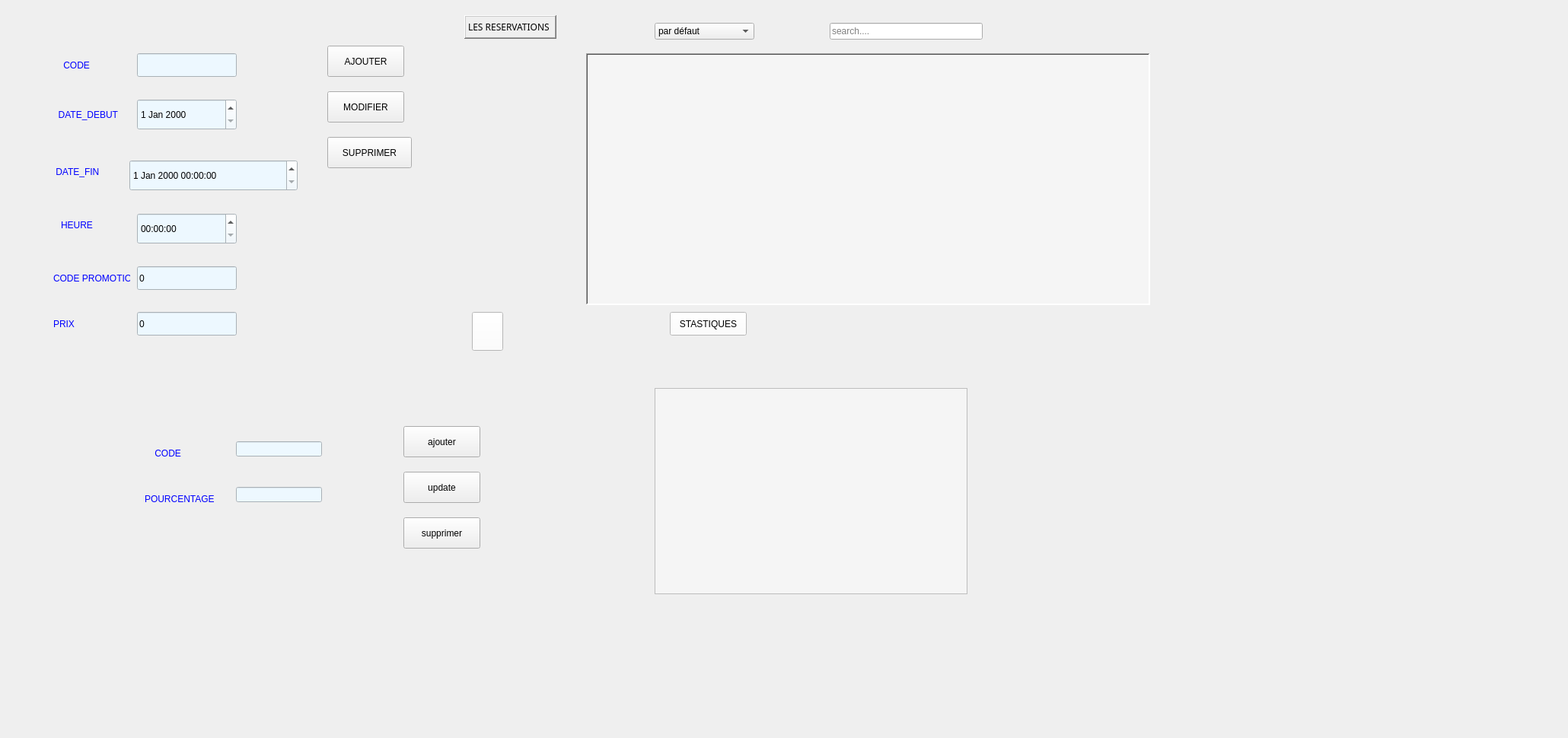
      <widget class="QWidget" name="tab_5">
       <attribute name="icon">
        <iconset>
         <normaloff>../../Users/amin2/Downloads/2460877.png</normaloff>../../Users/amin2/Downloads/2460877.png</iconset>
       </attribute>
       <attribute name="title">
        <string>RESERVATIONS</string>
       </attribute>
       <widget class="QLabel" name="label_15">
        <property name="geometry">
         <rect>
          <x>0</x>
          <y>20</y>
          <width>2051</width>
          <height>941</height>
         </rect>
        </property>
        <property name="text">
         <string/>
        </property>
        <property name="pixmap">
         <pixmap>../../Users/amin2/Downloads/385544289_2684170265070802_1348536475762940896_n.png</pixmap>
        </property>
        <property name="scaledContents">
         <bool>true</bool>
        </property>
       </widget>
       <widget class="QLineEdit" name="prix_reservations">
        <property name="geometry">
         <rect>
          <x>180</x>
          <y>410</y>
          <width>131</width>
          <height>31</height>
         </rect>
        </property>
        <property name="styleSheet">
         <string notr="true">background-color: rgb(237, 248, 255);</string>
        </property>
        <property name="text">
         <string>0</string>
        </property>
       </widget>
       <widget class="QPushButton" name="pushButton_2_reservations">
        <property name="geometry">
         <rect>
          <x>620</x>
          <y>410</y>
          <width>41</width>
          <height>51</height>
         </rect>
        </property>
        <property name="styleSheet">
         <string notr="true">background-color: rgb(255, 255, 255);</string>
        </property>
        <property name="text">
         <string/>
        </property>
        <property name="icon">
         <iconset>
          <normaloff>:/new/prefix1/iconpdf.png</normaloff>:/new/prefix1/iconpdf.png</iconset>
        </property>
        <property name="iconSize">
         <size>
          <width>50</width>
          <height>50</height>
         </size>
        </property>
       </widget>
       <widget class="QPushButton" name="pb_ajouter_reservations">
        <property name="geometry">
         <rect>
          <x>430</x>
          <y>60</y>
          <width>101</width>
          <height>41</height>
         </rect>
        </property>
        <property name="cursor">
         <cursorShape>PointingHandCursor</cursorShape>
        </property>
        <property name="text">
         <string>AJOUTER</string>
        </property>
        <property name="icon">
         <iconset>
          <normaloff>:/new/prefix1/ajouter.png</normaloff>:/new/prefix1/ajouter.png</iconset>
        </property>
        <property name="iconSize">
         <size>
          <width>30</width>
          <height>30</height>
         </size>
        </property>
       </widget>
       <widget class="QLabel" name="label_6_reservations">
        <property name="geometry">
         <rect>
          <x>80</x>
          <y>280</y>
          <width>61</width>
          <height>31</height>
         </rect>
        </property>
        <property name="styleSheet">
         <string notr="true">color: #0000FF;</string>
        </property>
        <property name="text">
         <string>HEURE</string>
        </property>
       </widget>
       <widget class="QLabel" name="label_28_reservations">
        <property name="geometry">
         <rect>
          <x>70</x>
          <y>410</y>
          <width>101</width>
          <height>31</height>
         </rect>
        </property>
        <property name="maximumSize">
         <size>
          <width>101</width>
          <height>16777215</height>
         </size>
        </property>
        <property name="styleSheet">
         <string notr="true">color: #0000FF;</string>
        </property>
        <property name="text">
         <string>PRIX</string>
        </property>
       </widget>
       <widget class="QLabel" name="label_4_reservations">
        <property name="geometry">
         <rect>
          <x>70</x>
          <y>70</y>
          <width>71</width>
          <height>31</height>
         </rect>
        </property>
        <property name="styleSheet">
         <string notr="true">color: #0000FF;</string>
        </property>
        <property name="text">
         <string>    CODE </string>
        </property>
       </widget>
       <widget class="QTableView" name="tab_reservation">
        <property name="geometry">
         <rect>
          <x>770</x>
          <y>70</y>
          <width>741</width>
          <height>331</height>
         </rect>
        </property>
        <property name="cursor" stdset="0">
         <cursorShape>PointingHandCursor</cursorShape>
        </property>
        <property name="styleSheet">
         <string notr="true">QPushButton
{
	border:none;
	
	font: 75 28pt &quot;Arial&quot;;

}
QTableView {
    background-color: #f5f5f5; /* Set the background color */
    alternate-background-color: #e0e0e0; /* Set the alternate row background color */
    selection-background-color: #a8d8ea; /* Set the selection background color */
    selection-color: #333; /* Set the selection text color */
    gridline-color: #ccc; /* Set the color of gridlines */
}

QHeaderView::section {
    background-color: #4CAF50; /* Set the header background color */
    color: white; /* Set the header text color */
    padding: 5px; /* Add some padding to the header */
    border: 1px solid #ddd; /* Add a border to the header */
}

QTableView::item {
    padding: 5px; /* Add some padding to the table cells */
}

QTableView::item:selected {
    background-color: #a8d8ea; /* Set the background color of selected cells */
}

QTableView::item:hover {
    background-color: #d4e9f8; /* Set the background color of cells on hover */
}

QScrollBar:vertical {
    border: 1px solid #ddd; /* Add a border to the vertical scrollbar */
    background: #f5f5f5; /* Set the background color of the scrollbar */
    width: 10px; /* Set the width of the scrollbar */
}

QScrollBar::handle:vertical {
    background: #4CAF50; /* Set the color of the handle in the vertical scrollbar */
}

QScrollBar::add-line:vertical,
QScrollBar::sub-line:vertical {
    border: 1px solid #ddd; /* Add a border to the buttons in the vertical scrollbar */
    height: 10px; /* Set the height of the buttons in the vertical scrollbar */
    subcontrol-position: top; /* Position the buttons at the top of the vertical scrollbar */
    subcontrol-origin: margin; /* Set the origin of the buttons to the margin of the scrollbar */
}

QScrollBar:horizontal {
    border: 1px solid #ddd; /* Add a border to the horizontal scrollbar */
    background: #f5f5f5; /* Set the background color of the scrollbar */
    height: 10px; /* Set the height of the scrollbar */
}

QScrollBar::handle:horizontal {
    background: #4CAF50; /* Set the color of the handle in the horizontal scrollbar */
}

QScrollBar::add-line:horizontal,
QScrollBar::sub-line:horizontal {
    border: 1px solid #ddd; /* Add a border to the buttons in the horizontal scrollbar */
    width: 10px; /* Set the width of the buttons in the horizontal scrollbar */
    subcontrol-position: left; /* Position the buttons on the left side of the horizontal scrollbar */
    subcontrol-origin: margin; /* Set the origin of the buttons to the margin of the scrollbar */
}</string>
        </property>
        <property name="frameShape">
         <enum>QFrame::WinPanel</enum>
        </property>
        <property name="frameShadow">
         <enum>QFrame::Sunken</enum>
        </property>
       </widget>
       <widget class="QLabel" name="label_5_reservations">
        <property name="geometry">
         <rect>
          <x>70</x>
          <y>140</y>
          <width>101</width>
          <height>21</height>
         </rect>
        </property>
        <property name="styleSheet">
         <string notr="true">color: #0000FF;</string>
        </property>
        <property name="text">
         <string>  DATE_DEBUT</string>
        </property>
       </widget>
       <widget class="QPushButton" name="pb_supprimer_reservations">
        <property name="geometry">
         <rect>
          <x>430</x>
          <y>180</y>
          <width>111</width>
          <height>41</height>
         </rect>
        </property>
        <property name="cursor">
         <cursorShape>PointingHandCursor</cursorShape>
        </property>
        <property name="text">
         <string>SUPPRIMER</string>
        </property>
        <property name="icon">
         <iconset>
          <normaloff>:/new/prefix1/icon_supp-removebg-preview.png</normaloff>:/new/prefix1/icon_supp-removebg-preview.png</iconset>
        </property>
        <property name="iconSize">
         <size>
          <width>30</width>
          <height>30</height>
         </size>
        </property>
       </widget>
       <widget class="QDateTimeEdit" name="le_date_2_reservations">
        <property name="geometry">
         <rect>
          <x>170</x>
          <y>210</y>
          <width>221</width>
          <height>41</height>
         </rect>
        </property>
        <property name="styleSheet">
         <string notr="true">background-color: rgb(237, 248, 255);</string>
        </property>
       </widget>
       <widget class="QLineEdit" name="le_code_reservations">
        <property name="geometry">
         <rect>
          <x>180</x>
          <y>70</y>
          <width>131</width>
          <height>31</height>
         </rect>
        </property>
        <property name="styleSheet">
         <string notr="true">background-color: rgb(237, 248, 255);</string>
        </property>
       </widget>
       <widget class="QLabel" name="label_9_reservations">
        <property name="geometry">
         <rect>
          <x>610</x>
          <y>20</y>
          <width>121</width>
          <height>31</height>
         </rect>
        </property>
        <property name="font">
         <font>
          <family>Old Antic Outline</family>
         </font>
        </property>
        <property name="mouseTracking">
         <bool>false</bool>
        </property>
        <property name="frameShape">
         <enum>QFrame::WinPanel</enum>
        </property>
        <property name="frameShadow">
         <enum>QFrame::Raised</enum>
        </property>
        <property name="text">
         <string>LES RESERVATIONS</string>
        </property>
       </widget>
       <widget class="QLineEdit" name="code_reservations">
        <property name="geometry">
         <rect>
          <x>180</x>
          <y>350</y>
          <width>131</width>
          <height>31</height>
         </rect>
        </property>
        <property name="styleSheet">
         <string notr="true">background-color: rgb(237, 248, 255);</string>
        </property>
        <property name="text">
         <string>0</string>
        </property>
       </widget>
       <widget class="QLabel" name="label_8_reservations">
        <property name="geometry">
         <rect>
          <x>60</x>
          <y>210</y>
          <width>101</width>
          <height>31</height>
         </rect>
        </property>
        <property name="styleSheet">
         <string notr="true">color: #0000FF;</string>
        </property>
        <property name="text">
         <string>    DATE_FIN</string>
        </property>
       </widget>
       <widget class="QTimeEdit" name="le_heure_reservations">
        <property name="geometry">
         <rect>
          <x>180</x>
          <y>280</y>
          <width>131</width>
          <height>41</height>
         </rect>
        </property>
        <property name="styleSheet">
         <string notr="true">background-color: rgb(237, 248, 255);</string>
        </property>
       </widget>
       <widget class="QLabel" name="label_7_reservations">
        <property name="geometry">
         <rect>
          <x>70</x>
          <y>350</y>
          <width>101</width>
          <height>31</height>
         </rect>
        </property>
        <property name="styleSheet">
         <string notr="true">color: #0000FF;</string>
        </property>
        <property name="text">
         <string>CODE PROMOTION</string>
        </property>
       </widget>
       <widget class="QPushButton" name="pb_modify_reservations">
        <property name="geometry">
         <rect>
          <x>430</x>
          <y>120</y>
          <width>101</width>
          <height>41</height>
         </rect>
        </property>
        <property name="cursor">
         <cursorShape>PointingHandCursor</cursorShape>
        </property>
        <property name="text">
         <string>MODIFIER</string>
        </property>
        <property name="icon">
         <iconset>
          <normaloff>:/new/prefix1/modifier.png</normaloff>:/new/prefix1/modifier.png</iconset>
        </property>
        <property name="iconSize">
         <size>
          <width>30</width>
          <height>30</height>
         </size>
        </property>
       </widget>
       <widget class="QDateEdit" name="le_date_reservations">
        <property name="geometry">
         <rect>
          <x>180</x>
          <y>130</y>
          <width>131</width>
          <height>41</height>
         </rect>
        </property>
        <property name="styleSheet">
         <string notr="true">background-color: rgb(237, 248, 255);</string>
        </property>
       </widget>
       <widget class="QPushButton" name="pushButton_stat_reservations">
        <property name="geometry">
         <rect>
          <x>880</x>
          <y>410</y>
          <width>101</width>
          <height>31</height>
         </rect>
        </property>
        <property name="styleSheet">
         <string notr="true">background-color: rgb(255, 255, 255);</string>
        </property>
        <property name="text">
         <string>STASTIQUES</string>
        </property>
        <property name="icon">
         <iconset>
          <normaloff>:/new/prefix1/logo/images-removebg-preview.png</normaloff>:/new/prefix1/logo/images-removebg-preview.png</iconset>
        </property>
        <property name="iconSize">
         <size>
          <width>30</width>
          <height>30</height>
         </size>
        </property>
       </widget>
       <widget class="QLineEdit" name="POURCENTAGE_reservations">
        <property name="geometry">
         <rect>
          <x>310</x>
          <y>640</y>
          <width>113</width>
          <height>20</height>
         </rect>
        </property>
        <property name="styleSheet">
         <string notr="true">background-color: rgb(237, 248, 255);</string>
        </property>
       </widget>
       <widget class="QLabel" name="label_27_reservations">
        <property name="geometry">
         <rect>
          <x>190</x>
          <y>580</y>
          <width>71</width>
          <height>31</height>
         </rect>
        </property>
        <property name="styleSheet">
         <string notr="true">color: #0000FF;</string>
        </property>
        <property name="text">
         <string>    CODE </string>
        </property>
       </widget>
       <widget class="QPushButton" name="pushButton_9_reservations">
        <property name="geometry">
         <rect>
          <x>530</x>
          <y>680</y>
          <width>101</width>
          <height>41</height>
         </rect>
        </property>
        <property name="text">
         <string>supprimer</string>
        </property>
        <property name="icon">
         <iconset>
          <normaloff>:/new/prefix1/icon_supp-removebg-preview.png</normaloff>:/new/prefix1/icon_supp-removebg-preview.png</iconset>
        </property>
        <property name="iconSize">
         <size>
          <width>30</width>
          <height>30</height>
         </size>
        </property>
       </widget>
       <widget class="QPushButton" name="pushButton_8_reservations">
        <property name="geometry">
         <rect>
          <x>530</x>
          <y>620</y>
          <width>101</width>
          <height>41</height>
         </rect>
        </property>
        <property name="text">
         <string>update</string>
        </property>
        <property name="icon">
         <iconset>
          <normaloff>:/new/prefix1/modifier.png</normaloff>:/new/prefix1/modifier.png</iconset>
        </property>
        <property name="iconSize">
         <size>
          <width>30</width>
          <height>30</height>
         </size>
        </property>
       </widget>
       <widget class="QLineEdit" name="codepromor_reservations">
        <property name="geometry">
         <rect>
          <x>310</x>
          <y>580</y>
          <width>113</width>
          <height>20</height>
         </rect>
        </property>
        <property name="styleSheet">
         <string notr="true">background-color: rgb(237, 248, 255);</string>
        </property>
       </widget>
       <widget class="QTableView" name="tab_promo">
        <property name="geometry">
         <rect>
          <x>860</x>
          <y>510</y>
          <width>411</width>
          <height>271</height>
         </rect>
        </property>
        <property name="styleSheet">
         <string notr="true">QPushButton
{
	border:none;
	
	font: 75 28pt &quot;Arial&quot;;

}
QTableView {
    background-color: #f5f5f5; /* Set the background color */
    alternate-background-color: #e0e0e0; /* Set the alternate row background color */
    selection-background-color: #a8d8ea; /* Set the selection background color */
    selection-color: #333; /* Set the selection text color */
    gridline-color: #ccc; /* Set the color of gridlines */
}

QHeaderView::section {
    background-color: #4CAF50; /* Set the header background color */
    color: white; /* Set the header text color */
    padding: 5px; /* Add some padding to the header */
    border: 1px solid #ddd; /* Add a border to the header */
}

QTableView::item {
    padding: 5px; /* Add some padding to the table cells */
}

QTableView::item:selected {
    background-color: #a8d8ea; /* Set the background color of selected cells */
}

QTableView::item:hover {
    background-color: #d4e9f8; /* Set the background color of cells on hover */
}

QScrollBar:vertical {
    border: 1px solid #ddd; /* Add a border to the vertical scrollbar */
    background: #f5f5f5; /* Set the background color of the scrollbar */
    width: 10px; /* Set the width of the scrollbar */
}

QScrollBar::handle:vertical {
    background: #4CAF50; /* Set the color of the handle in the vertical scrollbar */
}

QScrollBar::add-line:vertical,
QScrollBar::sub-line:vertical {
    border: 1px solid #ddd; /* Add a border to the buttons in the vertical scrollbar */
    height: 10px; /* Set the height of the buttons in the vertical scrollbar */
    subcontrol-position: top; /* Position the buttons at the top of the vertical scrollbar */
    subcontrol-origin: margin; /* Set the origin of the buttons to the margin of the scrollbar */
}

QScrollBar:horizontal {
    border: 1px solid #ddd; /* Add a border to the horizontal scrollbar */
    background: #f5f5f5; /* Set the background color of the scrollbar */
    height: 10px; /* Set the height of the scrollbar */
}

QScrollBar::handle:horizontal {
    background: #4CAF50; /* Set the color of the handle in the horizontal scrollbar */
}

QScrollBar::add-line:horizontal,
QScrollBar::sub-line:horizontal {
    border: 1px solid #ddd; /* Add a border to the buttons in the horizontal scrollbar */
    width: 10px; /* Set the width of the buttons in the horizontal scrollbar */
    subcontrol-position: left; /* Position the buttons on the left side of the horizontal scrollbar */
    subcontrol-origin: margin; /* Set the origin of the buttons to the margin of the scrollbar */
}</string>
        </property>
       </widget>
       <widget class="QLabel" name="label_29_reservations">
        <property name="geometry">
         <rect>
          <x>190</x>
          <y>640</y>
          <width>101</width>
          <height>31</height>
         </rect>
        </property>
        <property name="styleSheet">
         <string notr="true">color: #0000FF;</string>
        </property>
        <property name="text">
         <string>POURCENTAGE</string>
        </property>
       </widget>
       <widget class="QPushButton" name="pushButton_7_reservations">
        <property name="geometry">
         <rect>
          <x>530</x>
          <y>560</y>
          <width>101</width>
          <height>41</height>
         </rect>
        </property>
        <property name="text">
         <string>ajouter</string>
        </property>
        <property name="icon">
         <iconset>
          <normaloff>:/new/prefix1/ajouter.png</normaloff>:/new/prefix1/ajouter.png</iconset>
        </property>
        <property name="iconSize">
         <size>
          <width>30</width>
          <height>30</height>
         </size>
        </property>
       </widget>
       <widget class="QLineEdit" name="search_reservation">
        <property name="geometry">
         <rect>
          <x>1090</x>
          <y>30</y>
          <width>201</width>
          <height>22</height>
         </rect>
        </property>
        <property name="placeholderText">
         <string>search....</string>
        </property>
       </widget>
       <widget class="QComboBox" name="trie_reservation">
        <property name="geometry">
         <rect>
          <x>860</x>
          <y>30</y>
          <width>131</width>
          <height>22</height>
         </rect>
        </property>
        <item>
         <property name="text">
          <string>par défaut</string>
         </property>
        </item>
        <item>
         <property name="text">
          <string>par code</string>
         </property>
        </item>
        <item>
         <property name="text">
          <string>par date reservation</string>
         </property>
        </item>
        <item>
         <property name="text">
          <string>par prix</string>
         </property>
        </item>
       </widget>
      </widget>
